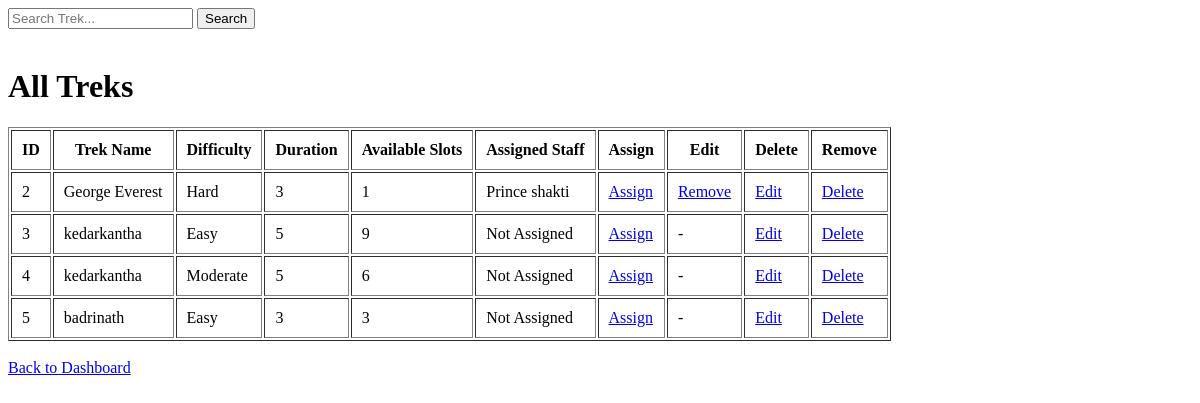
Before: /admin/treks with the older database file.
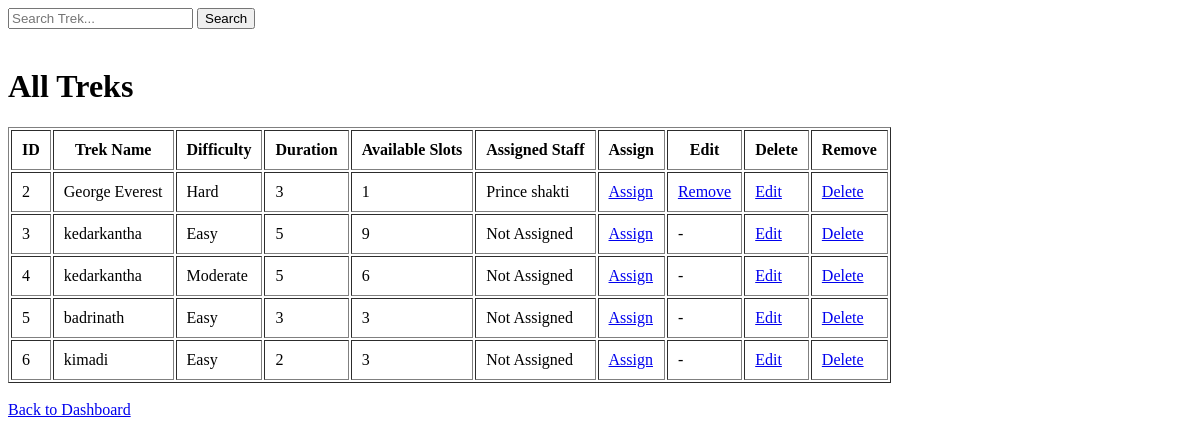
After: the same page with the newer database file.
### models/models.py (models this page shows)
class Trek(db.Model):
    __tablename__ = "treks"
    id = db.Column(db.Integer, primary_key=True)
    trek_name = db.Column(db.String(100), nullable=False)
    location = db.Column(
        db.String(100)
    )
    difficulty = db.Column(db.String(50))
    duration_days = db.Column(db.Integer)
    available_slots = db.Column(db.Integer)
    status = db.Column(
        db.String(20),
        default="Open"
    )
    progress_status = db.Column(
        db.String(20),
        default="Not Started"
    )
    assigned_staff_id = db.Column(
        db.Integer,
        db.ForeignKey("users.id")
    )
    bookings = db.relationship(
        "Booking",
        backref="trek",
        lazy=True
    )

class User(db.Model):
    __tablename__ = "users"
    id = db.Column(db.Integer, primary_key=True)
    full_name = db.Column(db.String(100), nullable=False)
    email = db.Column(db.String(120), unique=True, nullable=False)
    password = db.Column(db.String(255), nullable=False)
    role = db.Column(db.String(20), nullable=False)
    status = db.Column(
    db.String(20),
    default="approved"
    )
    created_at = db.Column(db.DateTime, default=datetime.utcnow)
    bookings = db.relationship(
        "Booking",
        backref="user",
        lazy=True
    )
    assigned_treks = db.relationship(
    "Trek",
    foreign_keys="Trek.assigned_staff_id",
    backref="assigned_staff",
    lazy=True
    )

### controllers/auth.py (the view)
@auth.route("/admin/treks")
def view_treks():
    search = request.args.get("search")
    if search:
        treks = Trek.query.filter(
            Trek.trek_name.ilike(f"%{search}%")
        ).all()
    else:
        treks = Trek.query.all()
    return render_template(
        "view_treks.html",
        treks=treks
    )

### templates/view_treks.html (shortened to what this page needs)
<!DOCTYPE html>
<html>
<head>
    <form method="GET">
    <input
        type="text"
        name="search"
        placeholder="Search Trek..."
    >
    <input
        type="submit"
        value="Search"
    >
</form>
<br>
</head>
<body>
<h1>All Treks</h1>
<table border="1" cellpadding="10">
<tr>
    <th>ID</th>
    <th>Trek Name</th>
    <th>Difficulty</th>
    <th>Duration</th>
    <th>Available Slots</th>
    <th>Assigned Staff</th>
    <th>Assign</th>
    <th>Edit</th>
    <th>Delete</th>
    <th>Remove</th>
</tr>
{% for trek in treks %}
<tr>
<td>{{ trek.id }}</td>
<td>{{ trek.trek_name }}</td>
<td>{{ trek.difficulty }}</td>
<td>{{ trek.duration_days }}</td>
<td>{{ trek.available_slots }}</td>
<td>
    {% if trek.assigned_staff %}
        {{ trek.assigned_staff.full_name }}
    {% else %}
        Not Assigned
    {% endif %}
</td>
<td>
    <a href="/admin/assign_staff/{{ trek.id }}">Assign</a>
</td>
<td>
{% if trek.assigned_staff %}
<a href="/admin/remove_staff/{{ trek.id }}">
    Remove
</a>
{% else %}
-
{% endif %}
</td>
<td>
    <a href="/admin/edit_trek/{{ trek.id }}">Edit</a>
</td>
<td>
    <a href="/admin/delete_trek/{{ trek.id }}">Delete</a>
</td>
</tr>
{% endfor %}
</table>
<br>
<a href="/admin/dashboard">Back to Dashboard</a>
</body>
</html>

Changed rows visible on the page:
added Trek: id "6", trek_name "kimadi", difficulty "Easy", duration_days "2", available_slots "3", shows "Not Assigned"
